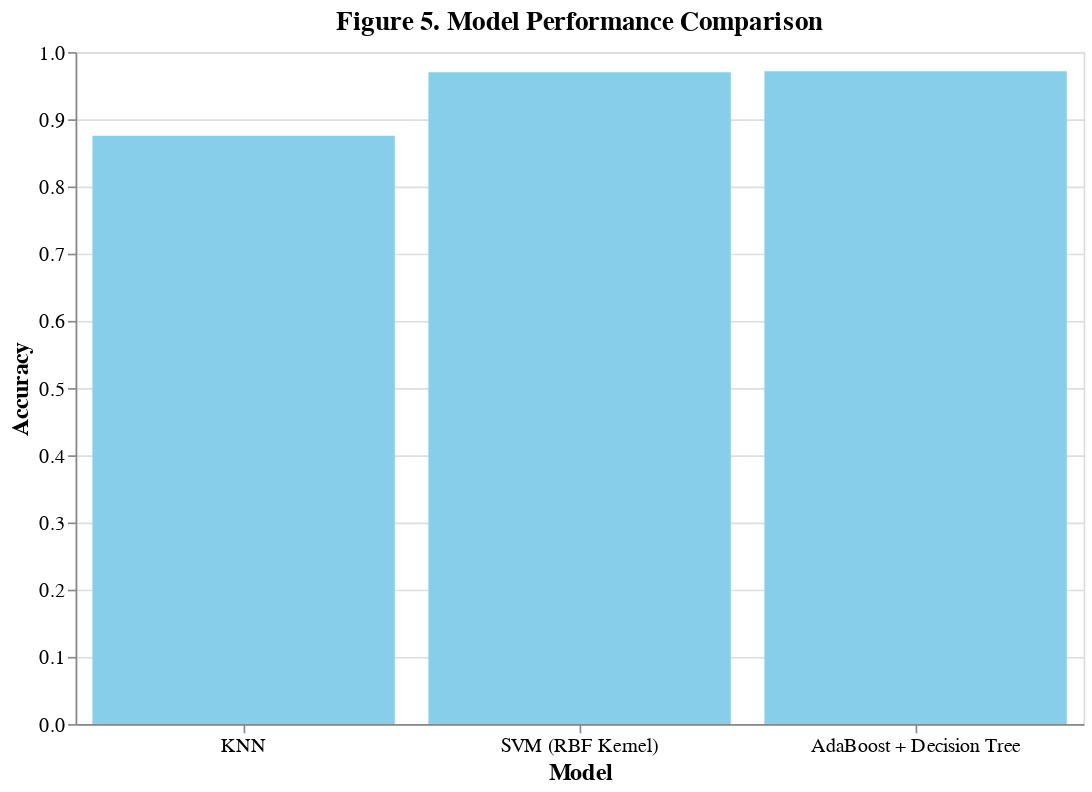

The notebook cell this image was saved under:
### Code cell
# Result Visualization of model comparison
results_data = pd.DataFrame({
    'Model': list(test_results.keys()),
    'Accuracy': [result['Accuracy'] for result in test_results.values()]
})

# A bar chart for comparison
final_chart = alt.Chart(results_data).mark_bar().encode(
    x=alt.X('Model:N', title='Model', sort=None, axis=alt.Axis(labelAngle=0)),
    y=alt.Y('Accuracy:Q', title='Accuracy', scale=alt.Scale(domain=[0, 1])),
    tooltip=['Model', 'Accuracy']
).properties(
    title='Figure 5. Model Performance Comparison',
    width=600,
    height=400
).configure_mark(
    color='skyblue'
).configure_axis(
    labelFontSize=12,
    titleFontSize=14
).configure_title(
    fontSize=16
)

final_chart

### Figure 1 — Vega specification as saved in the notebook (floating-point values rounded to 4 significant figures)
{"$schema": "https://vega.github.io/schema/vega/v5.json", "data": [{"name": "source_0", "values": [{"Accuracy": 0.8754, "Accuracy_end": 0.8754, "Accuracy_start": 0.0, "Model": "KNN"}, {"Accuracy": 0.97, "Accuracy_end": 0.97, "Accuracy_start": 0.0, "Model": "SVM (RBF Kernel)"}, {"Accuracy": 0.9716, "Accuracy_end": 0.9716, "Accuracy_start": 0.0, "Model": "AdaBoost + Decision Tree"}]}, {"name": "source_0_x_domain_Model", "values": [{"Model": "KNN"}, {"Model": "SVM (RBF Kernel)"}, {"Model": "AdaBoost + Decision Tree"}]}], "marks": [{"type": "rect", "name": "marks", "from": {"data": "source_0"}, "encode": {"update": {"fill": {"value": "skyblue"}, "y2": {"field": "Accuracy_start", "scale": "y"}, "description": {"signal": "\"Model: \" + (isValid(datum[\"Model\"]) ? datum[\"Model\"] : \"\"+datum[\"Model\"]) + \"; Accuracy: \" + (format(datum[\"Accuracy\"], \"\"))"}, "y": {"field": "Accuracy_end", "scale": "y"}, "width": {"signal": "max(0.25, bandwidth('x'))"}, "ariaRoleDescription": {"value": "bar"}, "x": {"field": "Model", "scale": "x"}, "tooltip": {"signal": "{\"Model\": isValid(datum[\"Model\"]) ? datum[\"Model\"] : \"\"+datum[\"Model\"], \"Accuracy\": format(datum[\"Accuracy\"], \"\")}"}}}, "style": ["bar"]}], "scales": [{"name": "x", "type": "band", "domain": {"data": "source_0_x_domain_Model", "field": "Model"}, "range": [0, {"signal": "width"}], "paddingInner": 0.1, "paddingOuter": 0.05}, {"name": "y", "type": "linear", "domain": [0, 1], "range": [{"signal": "height"}, 0], "zero": true}], "axes": [{"scale": "y", "labels": false, "grid": true, "domain": false, "orient": "left", "ticks": false, "zindex": 0, "tickCount": {"signal": "ceil(height/40)"}, "aria": false, "minExtent": 0, "gridScale": "x", "maxExtent": 0}, {"scale": "x", "labelBaseline": "top", "zindex": 0, "labelAngle": 0, "grid": false, "orient": "bottom", "title": "Model"}, {"scale": "y", "orient": "left", "grid": false, "labelOverlap": true, "zindex": 0, "tickCount": {"signal": "ceil(height/40)"}, "title": "Accuracy"}], "title": {"text": "Figure 5. Model Performance Comparison", "frame": "group"}, "style": "cell", "width": 600, "config": {"axis": {"labelFontSize": 12, "titleFontSize": 14}, "style": {"group-title": {"fontSize": 16}}}, "padding": 5, "background": "white", "height": 400}
